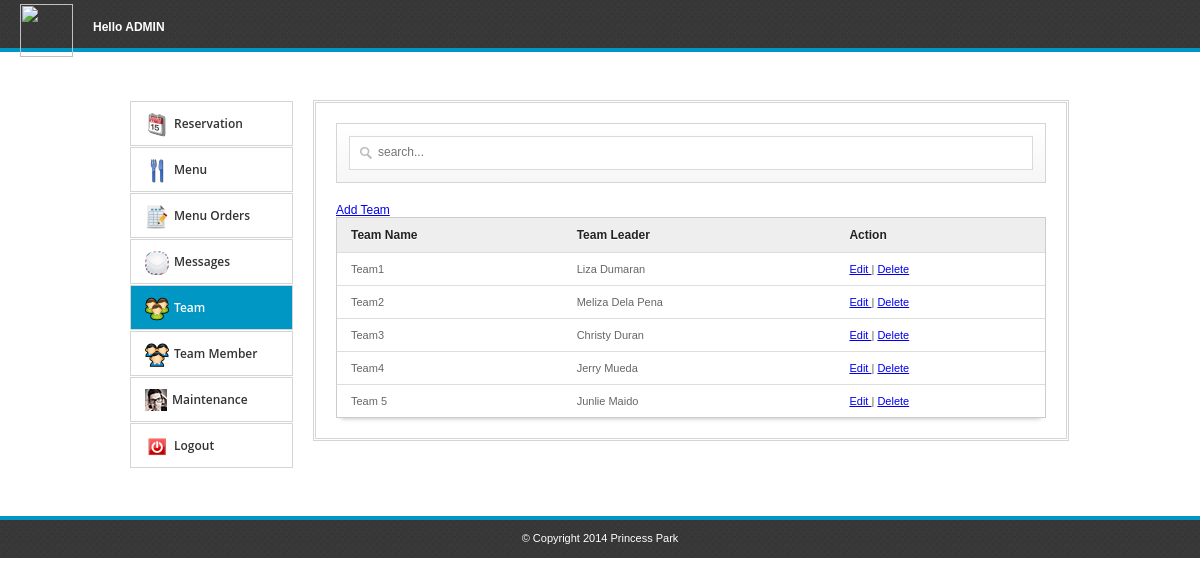
Screenshot of /admin/team.php (signed in) with the database file from the repository.
### tables this page shows
CREATE TABLE IF NOT EXISTS `catering_team` (
  `ct_id` int(11) NOT NULL AUTO_INCREMENT,
  `ct_name` varchar(100) NOT NULL,
  `ct_leader` varchar(111) NOT NULL,
  PRIMARY KEY (`ct_id`)
);

### admin/team.php (the view, shortened to what this page needs)
<html>
<head>
<link rel="stylesheet" href="admin.css">
<link href="src/facebox.css" media="screen" rel="stylesheet" type="text/css" />
</head>
<body>
	<div id="top">
		<div class="logo">
			<img src="../images/logo.png"> <span style="float:right; color:#FFFFFF; font-weight:bold; display: inline-block; padding: 20px 0 0 20px;">Hello <?php echo $_SESSION['USERNAME'] ?></span>
		</div>
	</div>
	<div class="container  clearfix">
		<div class="one-third1 column">
			<ul>
				<li><a href="index.php"><img alt="" src="img/home.png"><span>Reservation</span></a></li>
				<li><a href="menu.php"><img alt="" src="img/page.png"><span>Menu</span></a></li>
				<li><a href="menuorders.php"><img alt="" src="img/menuorder.png"><span>Menu Orders</span></a></li>
				<li><a href="suggestions.php"><img alt="" src="img/mesage.png"><span>Messages</span></a></li>
				<li class="active"><a href="team.php"><img alt="" src="img/team.png"><span>Team</span></a></li>
				<li><a href="teammember.php"><img alt="" src="img/user.png"><span>Team Member</span></a></li>
				<?php
				$jhjh=$_SESSION['POWER'];
				if($jhjh==1){
				?>
				<li><a href="adminaccount.php"><img alt="" src="img/userpic.png"><span>Maintenance</span></a></li>
				<?php
				}
				?>
				<li><a href="../index.php"><img alt="" src="img/logout.png"><span>Logout</span></a></li>
			</ul>
		</div>
		<div class="two-thirds1 column">
			<div class="thewraper">
			<div id="formdesign"><input type="text" name="filter" value="" id="filter" placeholder="search..." autocomplete="off" /></div>
			<a rel="facebox" href="addteam.php"> Add Team </a>
			<table id="resultTable" data-responsive="table">
				<thead>
					<tr>
						<th> Team Name </th>
						<th> Team Leader </th>
						<th> Action </th>
					</tr>
				</thead>
				<tbody>
						<?php
							include('../connect.php');
							$result = $db->prepare("SELECT * FROM catering_team");
							$result->execute();
							for($i=0; $row = $result->fetch(); $i++){
						?>
						<tr class="record">
						<td><?php echo $row['ct_name']; ?></td>
						<td><?php echo $row['ct_leader']; ?></td>
						<td><a rel="facebox" href="editteam.php?id=<?php echo $row['ct_id']; ?>"> Edit </a> | <a href="#" id="<?php echo $row['ct_id']; ?>" class="delbutton" title="Click To Delete">Delete</a></td>
						</tr>
						<?php
							}
						?>
				</tbody>
			</table>
			</div>
		</div>
	</div>
	<div id="footer">
		<div class="copyrights">&copy; Copyright 2014 Princess Park</div>
	</div>
</body>
</html>

### admin/admin.css (style rules this page uses)
* { -moz-transition: width 1s ease-in-out, left 1.5s ease-in-out; -webkit-transition: width 1s ease-in-out, left 1.5s ease-in-out; -moz-transition: width 1s ease-in-out, left 1.5s ease-in-out; -o-transition: width 1s ease-in-out, left 1.5s ease-in-out; transition: width 1s ease-in-out, left 1.5s ease-in-out; }
body { margin: 0; color: #555555; font-family: Arial,Helvetica,sans-serif; font-size: 12px; }
#top { border-bottom: 4px solid #0097C4; height: 48px; background: url("img/dark.png") repeat scroll 0 0 rgba(0, 0, 0, 0); margin-bottom: 48px; }
#footer { border-top: 4px solid #0097C4; height: 38px; background: url("img/dark.png") repeat scroll 0 0 rgba(0, 0, 0, 0); margin-top: 48px; }
.copyrights { display: block; width: 100%; text-align: center; padding-top: 12px; color: #FFFFFF; font-size: 11px; }
.logo { float: left; width: auto; margin-left: 20px; }
.logo img { width: 53px; margin-top: 4px; }
.one-third1 ul { height: auto; margin: 0; padding: 0; list-style: none outside none; }
.one-third1 ul li { margin-top: 1px; position: relative; line-height: 20px; }
.active { background: none repeat scroll 0 0 #0097C4; }
.active a { color: #ffffff !important; }
.one-third1 ul li a { border: 1px solid #D5D5D5; color: #333333; display: block; font-family: 'Open Sans',sans-serif; font-size: 12px; font-weight: 600; padding: 11px 14px; text-decoration: none; }
.one-third1 ul li a img { float: left; margin-right: 5px; }
.one-third1 ul li a span { display: block; white-space: nowrap; margin-top: 1px; }
#formdesign { background: linear-gradient(to bottom, #FFFFFF 0%, #F6F6F6 100%) repeat scroll 0 0 rgba(0, 0, 0, 0); border: 1px solid #D5D5D5; padding: 12px; position: relative; margin: 20px 0; }
#filter { -moz-box-sizing: border-box; background: url("img/big_search.png") no-repeat scroll 10px 10px #FFFFFF; box-shadow: none; display: block; font-size: 12px; height: 34px; margin: 0; padding: 9px 140px 9px 28px; width: 100%; border: 1px solid #DADADA; transition: border 0.2s linear 0s, box-shadow 0.2s linear 0s; padding-top: 6px; }
table { border-collapse: separate; background-color: #FFFFFF; border-spacing: 0; max-width: 100%; }
#resultTable { color: #666666; text-shadow: 0 1px 0 #FFFFFF; width: 100%; border: 1px solid #CCCCCC; box-shadow: 0 5px 5px -5px rgba(0, 0, 0, 0.3); }
#resultTable thead tr th { background: none repeat scroll 0 0 #EEEEEE; color: #222222; padding: 10px 14px; text-align: left; border-top: 0 none; font-size: 12px; }
#resultTable tbody tr td { background-color: #FFFFFF; font-size: 11px; text-align: left; padding: 10px 14px; border-top: 1px solid #DDDDDD; }
.container .column, .container .columns { float: left; display: inline; margin-left: 10px; margin-right: 10px; }
.container { position: relative; width: 960px; margin: 0 auto; padding: 0; }
.container .one-third1.column { width: 163px; }
.container .two-thirds1.column { width: 750px; border: double #D5D5D5; padding-bottom: 20px; }
.thewraper { margin: 0 20px; }
input { border: 1px solid #000000; width: 270px; padding: 5px; margin-bottom: 10px; }
.container:after { content: "\0020"; display: block; height: 0; clear: both; visibility: hidden; }
.clearfix:before, .clearfix:after, .row:before, .row:after { content: '\0020'; display: block; overflow: hidden; visibility: hidden; width: 0; height: 0; }
.row:after, .clearfix:after { clear: both; }
.row, .clearfix { zoom: 1; }

### rows the page displays
catering_team: ct_name "Team1", ct_leader "Liza Dumaran"
catering_team: ct_name "Team2", ct_leader "Meliza Dela Pena"
catering_team: ct_name "Team3", ct_leader "Christy Duran"
catering_team: ct_name "Team4", ct_leader "Jerry Mueda"
catering_team: ct_name "Team 5", ct_leader "Junlie Maido"

### other values shown
$_SESSION['USERNAME'] "ADMIN"
